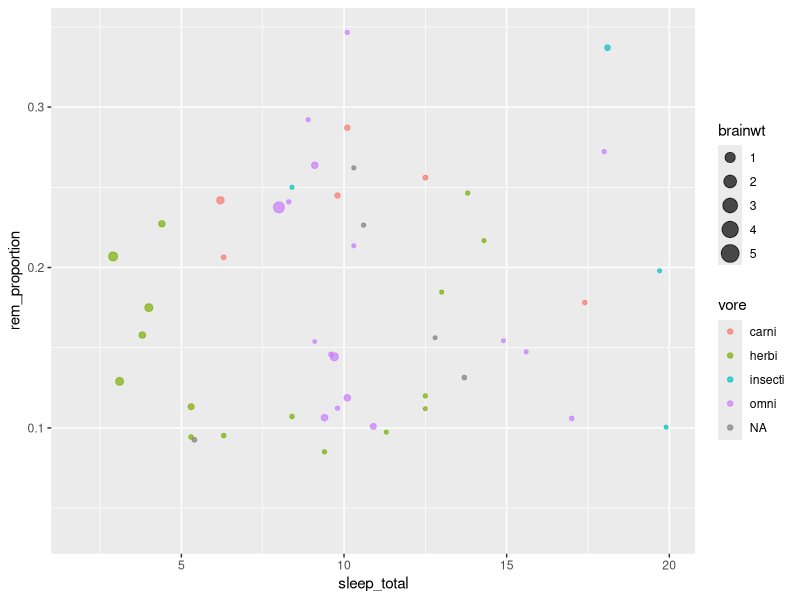
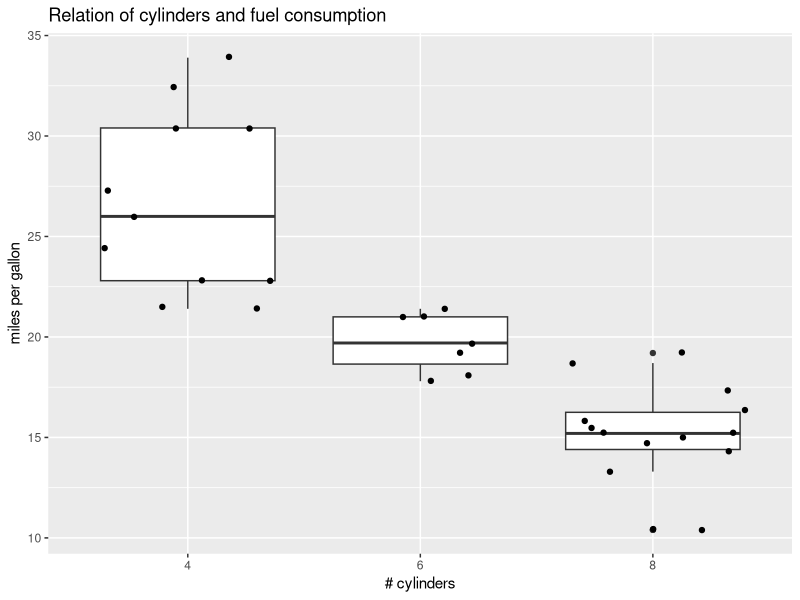

Generate these figures, in order, with R:
## ---- chunk 1
library(readr)
library(dplyr)
library(ggplot2)

## adjust print rendering
options(
  width = 90,
  dplyr.width = 70,
  dplyr.print_max = 20
)
## ---- chunk 2
msleep = read_tsv("data/msleep.tsv")
## ---- chunk 3
head(msleep)
## ---- chunk 4
glimpse(msleep)
## ---- chunk 5
msleep = mutate(msleep, rem_proportion = sleep_rem / sleep_total)

glimpse(msleep)
## ---- chunk 6
ggplot(msleep, 
    aes(sleep_total, rem_proportion, color=vore, size=brainwt)
) + geom_point(alpha=0.7)
## ---- chunk 7
ggplot(mtcars, aes(x=as.factor(cyl), y=mpg)) +
    geom_boxplot() +
    geom_point(position="jitter") +
    ggtitle("Relation of cylinders and fuel consumption") +
    xlab("# cylinders") + ylab("miles per gallon")
